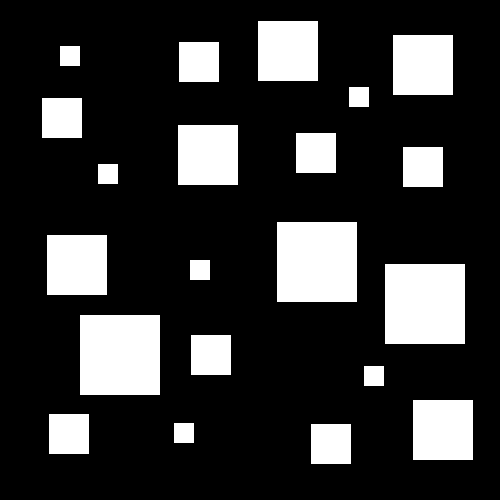
#> input picture Lista de Exercícios 5 - PDI - Victor Hugo Martins de Oliveira/quadrados.png, 500 x 500 px
$ python 'exercício 6.py'
#> lines starting #> are read from the running program, lines starting #| are printed output that depends on the picture; after the words box and inside, x2 and y2 are one past the last pixel; in counts of white or black regions, pixels touching at a corner belong together
import cv2
import numpy as np
from collections import deque

imagem = cv2.imread("quadrados.png", cv2.IMREAD_GRAYSCALE)
#> imagem: shape (500, 500); 20.3% white; 21 white regions, largest, box (x1, y1, x2, y2) and area: (277, 222, 357, 302) 6400, (385, 264, 465, 344) 6400, (80, 315, 160, 395) 6400

_, binaria = cv2.threshold(imagem, 127, 255, cv2.THRESH_BINARY)

altura, largura = binaria.shape
#> altura = 500; largura = 500

x = int(input("Digite X do ponto inicial: "))
#> the answer given: 3
y = int(input("Digite Y do ponto inicial: "))
#> the answer given: 3

componente = np.zeros_like(binaria)

fila = deque()
fila.append((y, x))

visitados = np.zeros_like(binaria, dtype=np.uint8)

while fila:

    cy, cx = fila.popleft()

    if cy < 0 or cy >= altura or cx < 0 or cx >= largura:
        continue

    if visitados[cy, cx]:
        continue

    visitados[cy, cx] = 1

    if binaria[cy, cx] == 0:
        continue

    componente[cy, cx] = 255

    fila.append((cy - 1, cx))
    fila.append((cy + 1, cx))
    fila.append((cy, cx - 1))
    fila.append((cy, cx + 1))
#> componente: shape (500, 500); every value is 0
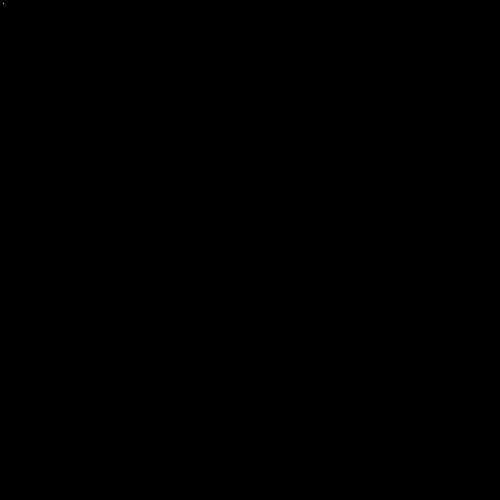
#> visitados: shape (500, 500); values 0 (black) and 1 (white), 0% white in thin lines or dots, all inside (x1, y1, x2, y2) = (3, 3, 4, 4)

resultado = np.zeros((altura, largura, 3), dtype=np.uint8)

resultado[componente == 255] = (0, 255, 255)

cv2.imwrite("q6_componente_amarelo.png", resultado)
